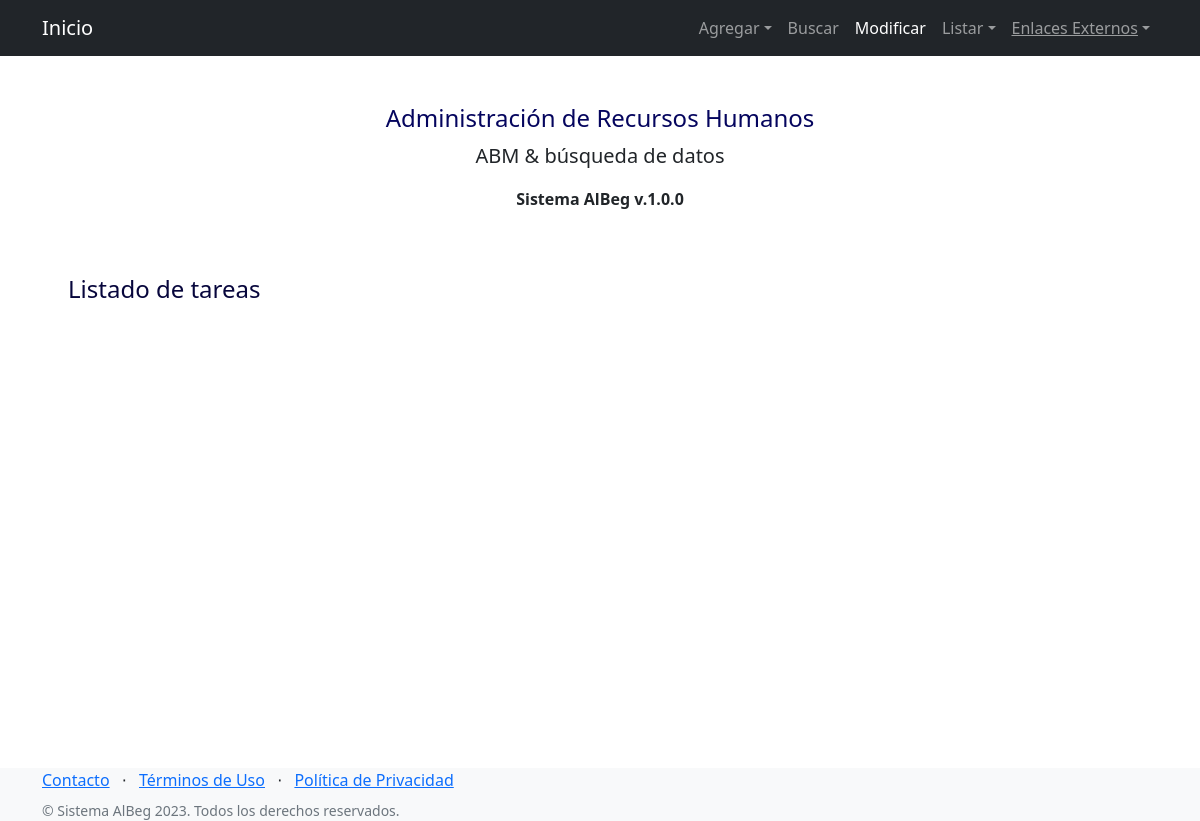
Before: /AppRRHH/listaTareas/ with the older database file.
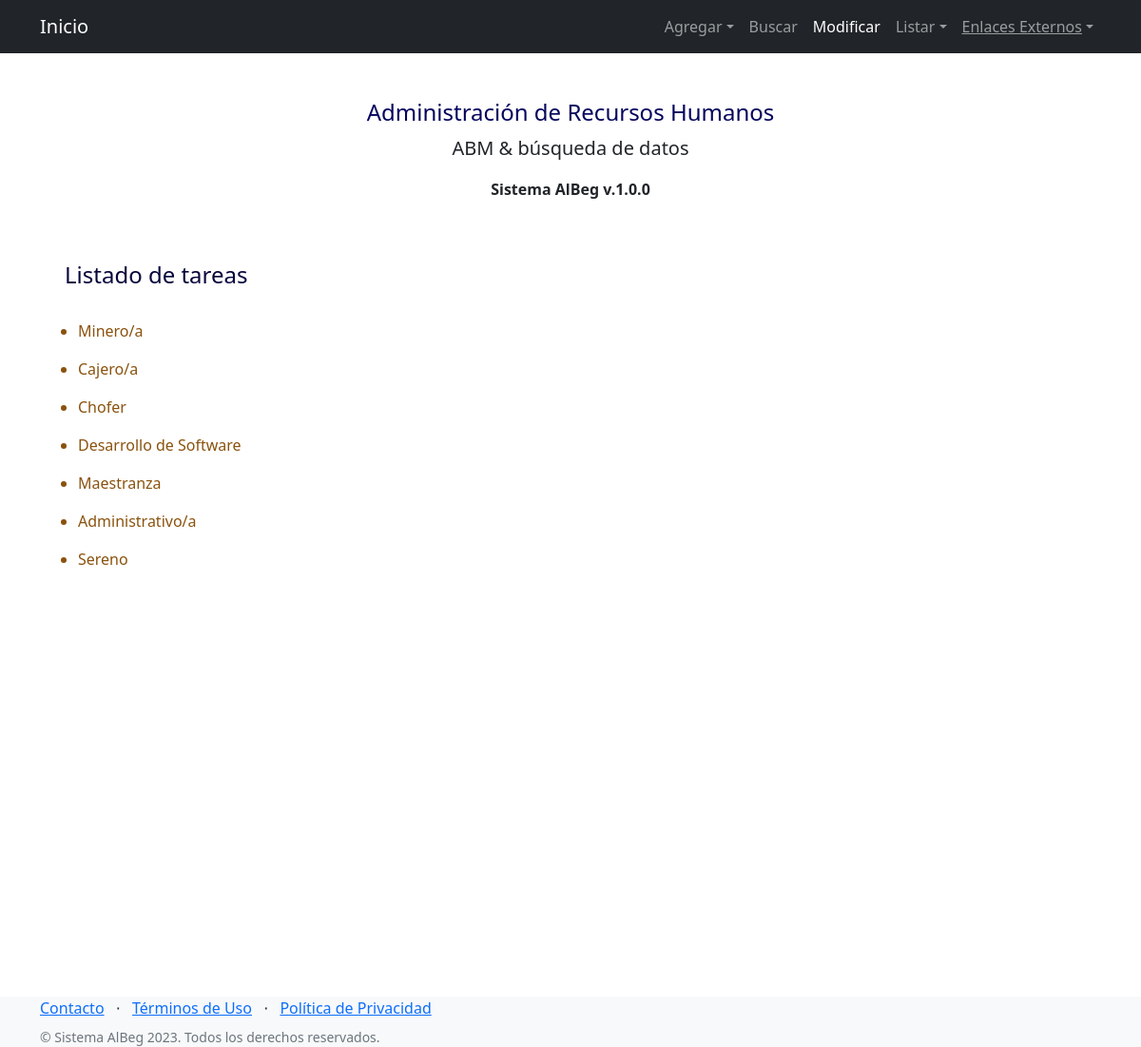
After: the same page with the newer database file.
### AppRRHH/models.py (models this page shows, shortened)
class Tarea(models.Model):
    tarea = models.CharField(max_length=40)

### AppRRHH/views.py (the view)
# urls.py: path('listaTareas/',listaTareas, name="Tareas"),
def listaTareas(request):
    listaTareas=Tarea.objects.all()
    return render(request, "listaTareas.html", {"listaTareas":listaTareas})

### AppRRHH/templates/listaTareas.html
{% extends 'padre.html' %}
{% block contenidoQueCambia %}
    <br>
    <div class="titulo_listas">
    <h4> Listado de tareas </h4>
    <br>
   </div>
    <div class="listas">
     {% for tar in listaTareas %}
        <ul >
            <li > {{tar.tarea}} </li>
        </ul>
    {% endfor %}
    </div>
{% endblock contenidoQueCambia %}

Changed rows visible on the page:
added Tarea: tarea "Minero/a"
added Tarea: tarea "Cajero/a"
added Tarea: tarea "Chofer"
added Tarea: tarea "Desarrollo de Software"
added Tarea: tarea "Maestranza"
added Tarea: tarea "Administrativo/a"
added Tarea: tarea "Sereno"
